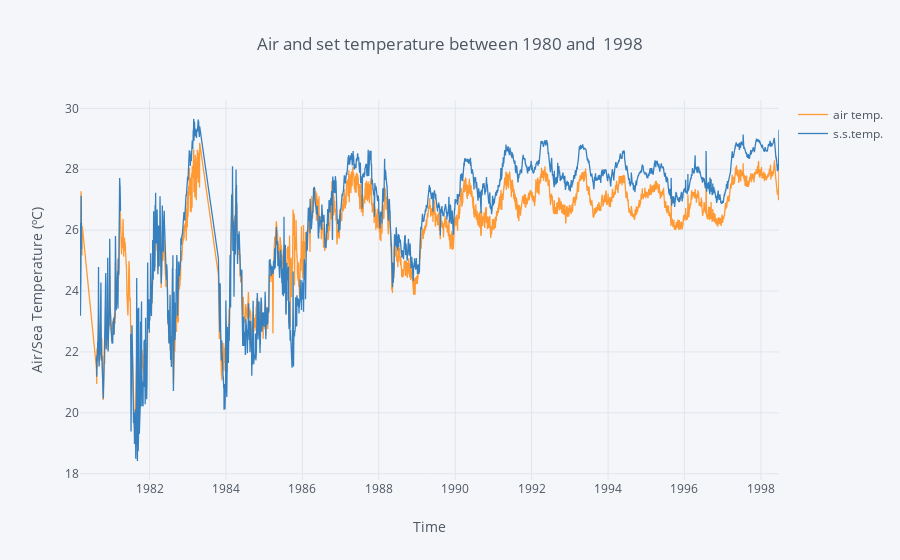

The cell this chart's notebook holds for it:
### Markdown cell above
#### As a first glimpse of the data, we visualize the air and sea temperature -daily mean of all buoys- against time.

### Code cell
data_temp = data.groupby(by='date').mean()[['air temp.', 's.s.temp.']]

data_temp.iplot(kind='line', xTitle='Time',
           yTitle='Air/Sea Temperature (ºC)', title='Air and set temperature between 1980 and  1998')

### Figure 1 — Plotly figure (JSON) as saved in the notebook; plotly's stock layout.template omitted (floating-point values rounded to 4 significant figures; data arrays with more than 128 entries replaced by an {"elided": "..."} marker saying what was removed)
{"data": [{"line": {"color": "rgba(255, 153, 51, 1.0)", "dash": "solid", "shape": "linear", "width": 1.3}, "mode": "lines", "name": "air temp.", "text": "", "type": "scatter", "uid": "705f03a0-0c11-4079-965d-96875eb2c422", "x": {"elided": "6371 str values"}, "y": {"elided": "6371 float values"}}, {"line": {"color": "rgba(55, 128, 191, 1.0)", "dash": "solid", "shape": "linear", "width": 1.3}, "mode": "lines", "name": "s.s.temp.", "text": "", "type": "scatter", "uid": "fb17cc5a-641f-4e5a-a409-2001ba214d1e", "x": {"elided": "6371 str values"}, "y": {"elided": "6371 mixed values"}}], "layout": {"legend": {"bgcolor": "#F5F6F9", "font": {"color": "#4D5663"}}, "paper_bgcolor": "#F5F6F9", "plot_bgcolor": "#F5F6F9", "title": {"font": {"color": "#4D5663"}, "text": "Air and set temperature between 1980 and  1998"}, "xaxis": {"gridcolor": "#E1E5ED", "showgrid": true, "tickfont": {"color": "#4D5663"}, "title": {"font": {"color": "#4D5663"}, "text": "Time"}, "zerolinecolor": "#E1E5ED"}, "yaxis": {"gridcolor": "#E1E5ED", "showgrid": true, "tickfont": {"color": "#4D5663"}, "title": {"font": {"color": "#4D5663"}, "text": "Air/Sea Temperature (ºC)"}, "zerolinecolor": "#E1E5ED"}}}
